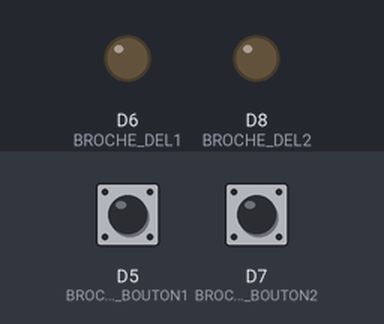
The sketch below on a simulated Arduino Uno R4 Minima. On the bench: output pins drawn as LEDs (lit = HIGH). The test bench sets the inputs (shaded band); at power-on: D5 (BROCHE_BOUTON1) HIGH, D7 (BROCHE_BOUTON2) HIGH. What the sketch prints to the serial monitor is not drawn.

Above: at 1.2 s.
1.3 s: D5 (BROCHE_BOUTON1) pulled LOW for 0.15 s
At 1.38 s:
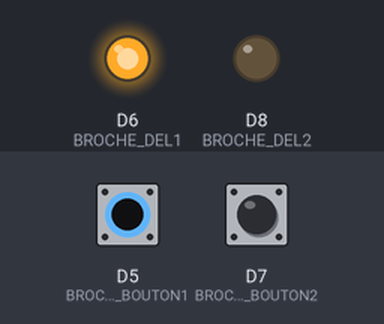
2.9 s: D7 (BROCHE_BOUTON2) pulled LOW for 0.15 s
At 3.4 s:
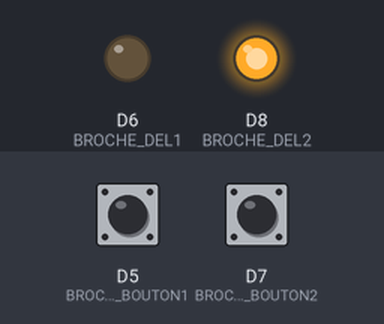
4.5 s: D5 (BROCHE_BOUTON1) pulled LOW for 1 s
At 5.3 s:
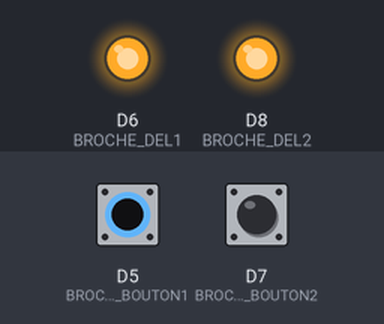
7.0 s: D5 (BROCHE_BOUTON1) pulled LOW for 3.2 s
At 11.4 s:
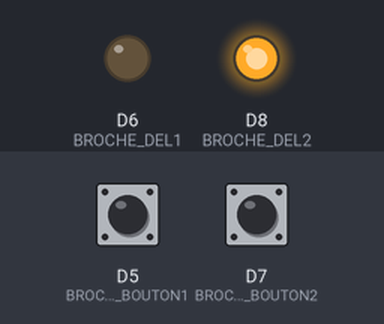
11.7 s: D7 (BROCHE_BOUTON2) pulled LOW for 1 s
At 12.5 s:
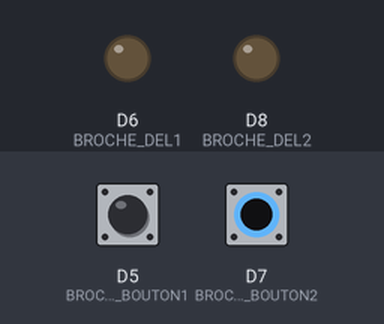
Timing chart, 0 to 14.7 s (numbered marks = the images above; inputs shaded):
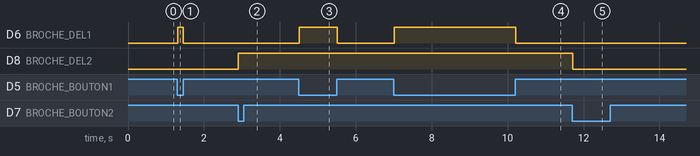

Measured:
- after the input at 1.3 s, D6 (BROCHE_DEL1): LOW → HIGH at once, → LOW 0.15 s later
- after the input at 2.9 s, D8 (BROCHE_DEL2): LOW → HIGH at once
- after the input at 4.5 s, D6 (BROCHE_DEL1): LOW → HIGH at once, → LOW 1.0 s later
- after the input at 7.0 s, D6 (BROCHE_DEL1): LOW → HIGH at once, → LOW 3.2 s later
- after the input at 11.7 s, D8 (BROCHE_DEL2): HIGH → LOW at once

The sketch:

laboratoire_1.ino
```cpp
#include <Arduino.h>
#include <Bounce2.h>

Bounce2::Button bouton1;
Bounce2::Button bouton2;

#define BROCHE_DEL1 6
#define BROCHE_BOUTON1 5

#define BROCHE_DEL2 8
#define BROCHE_BOUTON2 7

bool etatDel = LOW;
bool etatDel2 = LOW;
bool lectureBoucle = false;


void setup() {
    Serial.begin(115200); //Initalize la vitesse de communication
      // Configuration de la DEL
    pinMode(BROCHE_DEL1, OUTPUT);
    digitalWrite(BROCHE_DEL1, LOW);

    pinMode(BROCHE_DEL2, OUTPUT);
    digitalWrite(BROCHE_DEL2, LOW);

    // Configuration du bouton
    bouton1.attach(BROCHE_BOUTON1, INPUT_PULLUP);
    bouton1.setPressedState(LOW);

    bouton2.attach(BROCHE_BOUTON2, INPUT_PULLUP);
    bouton2.setPressedState(LOW);
}

void loop() {
    bouton1.update();

    if (bouton1.isPressed()) {

        if (lectureBoucle == true) {
            lectureBoucle = false;
        } else {
            lectureBoucle = true;
        }

        digitalWrite(BROCHE_DEL1, HIGH);
        Serial.print("bouton6"); //description du bouton
        Serial.print(" "); // espace
        Serial.print(2); // valeur
        Serial.println(); // saut de ligne
    } else {
        digitalWrite(BROCHE_DEL1, LOW);
    }

    bouton2.update();

    if (bouton2.pressed()) {

        digitalWrite(BROCHE_DEL2, HIGH); //lumière est allumée
        Serial.print("bouton8"); // Descripteur
        Serial.print(" "); // Espace
        Serial.print(1); // Valeur
        Serial.println(); // Saut de ligne

        if ( etatDel2 == 0 ) {
            etatDel2 = 1;

        } else {
            etatDel2 = 0;
        }
    }
    else
    {
        digitalWrite(BROCHE_DEL2, etatDel2); //lumière est éteinte
    }

}
```
